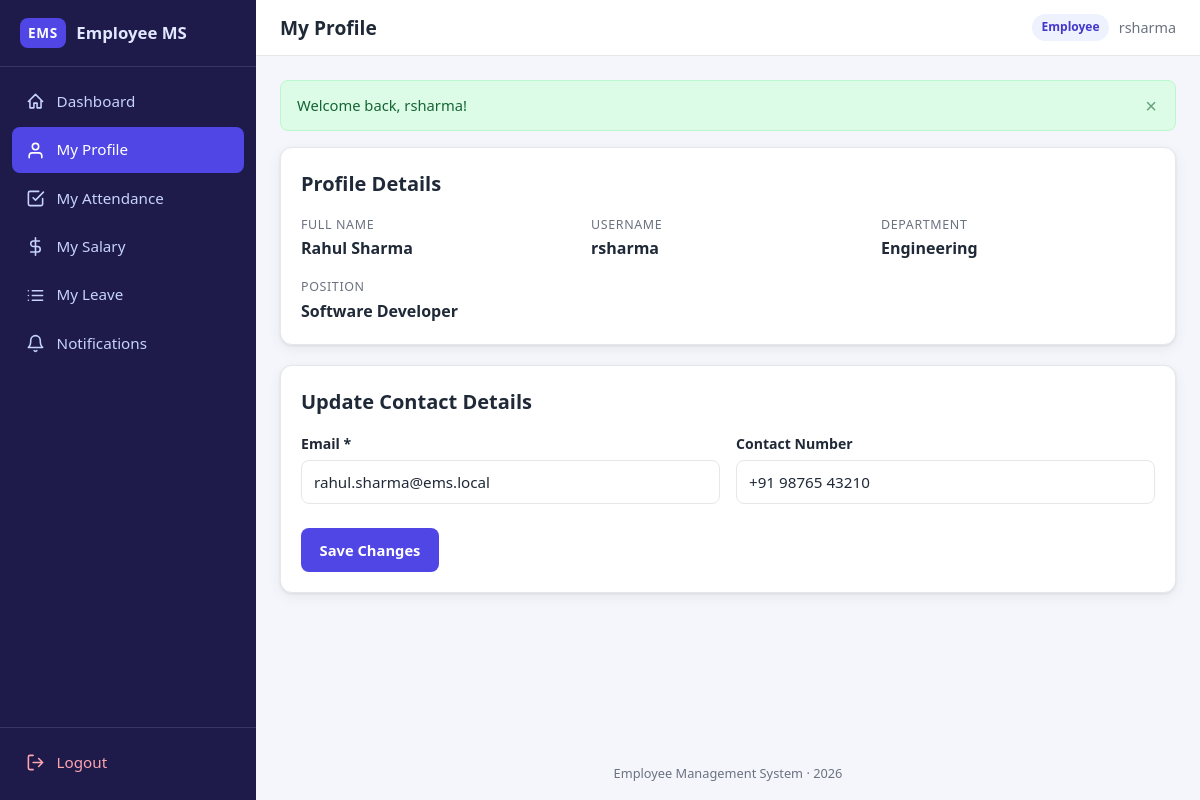
The page /employee/profile.php (signed in) on the database its author committed.
### tables this page shows
CREATE TABLE employee (
    emp_id     INT AUTO_INCREMENT PRIMARY KEY,
    name       VARCHAR(120) NOT NULL,
    email      VARCHAR(150) NOT NULL,
    contact    VARCHAR(30)  DEFAULT NULL,
    department VARCHAR(100) DEFAULT NULL,
    position   VARCHAR(100) DEFAULT NULL,
    user_id    INT NOT NULL UNIQUE,
    CONSTRAINT fk_employee_user FOREIGN KEY (user_id)
        REFERENCES users (user_id) ON DELETE CASCADE
);

CREATE TABLE users (
    user_id  INT AUTO_INCREMENT PRIMARY KEY,
    username VARCHAR(80)  NOT NULL UNIQUE,
    password VARCHAR(255) NOT NULL,
    role_id  INT NOT NULL,
    CONSTRAINT fk_users_role FOREIGN KEY (role_id)
        REFERENCES roles (role_id) ON DELETE CASCADE
);

### config.php (called while the page is built, shortened)
<?php
function e(?string $value): string
{
    return htmlspecialchars((string) $value, ENT_QUOTES, 'UTF-8');
}

### employee/profile.php (the view, shortened to what this page needs)
<?php
require_once dirname(__DIR__) . '/config.php';
$empId      = (int) ($_SESSION['emp_id'] ?? 0);
$stmt = $pdo->prepare(
    'SELECT e.*, u.username FROM employee e JOIN users u ON u.user_id = e.user_id WHERE e.emp_id = ?'
);
$stmt->execute([$empId]);
$me = $stmt->fetch();
require dirname(__DIR__) . '/includes/header.php';
?>
<div class="card">
    <div class="card-header"><h2>Profile Details</h2></div>
    <div class="detail-grid">
        <div class="detail-item">
            <div class="detail-label">Full Name</div>
            <div class="detail-value"><?= e($me['name']) ?></div>
        </div>
        <div class="detail-item">
            <div class="detail-label">Username</div>
            <div class="detail-value"><?= e($me['username']) ?></div>
        </div>
        <div class="detail-item">
            <div class="detail-label">Department</div>
            <div class="detail-value"><?= e($me['department'] ?: '—') ?></div>
        </div>
        <div class="detail-item">
            <div class="detail-label">Position</div>
            <div class="detail-value"><?= e($me['position'] ?: '—') ?></div>
        </div>
    </div>
</div>
<div class="card">
    <div class="card-header"><h2>Update Contact Details</h2></div>
    <form method="post" action="profile.php" data-validate>
        <div class="form-row">
            <div class="form-group">
                <label for="email">Email *</label>
                <input type="email" id="email" name="email" required maxlength="150" value="<?= e($me['email']) ?>">
            </div>
            <div class="form-group">
                <label for="contact">Contact Number</label>
                <input type="text" id="contact" name="contact" maxlength="30" value="<?= e($me['contact'] ?? '') ?>">
            </div>
        </div>
        <div class="form-actions">
            <button type="submit" class="btn btn-primary">Save Changes</button>
        </div>
    </form>
</div>
<?php require dirname(__DIR__) . '/includes/footer.php'; ?>

### assets/style.css (style rules this page uses)
:root { --primary: #4f46e5; --primary-dark: #4338ca; --primary-light: #eef2ff; --sidebar-bg: #1e1b4b; --sidebar-hover: #312e81; --bg: #f4f6fb; --card-bg: #ffffff; --text: #1f2937; --text-muted: #6b7280; --border: #e5e7eb; --green: #16a34a; --green-bg: #dcfce7; --red: #dc2626; --red-bg: #fee2e2; --yellow: #b45309; --yellow-bg: #fef3c7; --blue: #2563eb; --blue-bg: #dbeafe; --radius: 12px; --shadow: 0 1px 3px rgba(15, 23, 42, 0.08), 0 4px 14px rgba(15, 23, 42, 0.06); --sidebar-w: 256px; }
* { margin: 0; padding: 0; box-sizing: border-box; }
html { -webkit-text-size-adjust: 100%; }
body { font-family: "Segoe UI", system-ui, -apple-system, Roboto, "Helvetica Neue", Arial, sans-serif; background: var(--bg); color: var(--text); line-height: 1.55; min-height: 100vh; }
h2 { font-size: 1.25rem; margin-bottom: 0.75rem; }
.card { background: var(--card-bg); border: 1px solid var(--border); border-radius: var(--radius); box-shadow: var(--shadow); padding: 1.25rem; margin-bottom: 1.25rem; }
.card-header { display: flex; align-items: center; justify-content: space-between; flex-wrap: wrap; gap: 0.75rem; margin-bottom: 1rem; }
.card-header h2 { margin-bottom: 0; }
.btn { display: inline-flex; align-items: center; justify-content: center; gap: 0.4rem; min-height: 44px; padding: 0.55rem 1.1rem; border: 1px solid transparent; border-radius: 8px; font-size: 0.92rem; font-weight: 600; font-family: inherit; cursor: pointer; transition: background 0.15s ease, border-color 0.15s ease; }
.btn-primary { background: var(--primary); color: #fff; }
.form-group { margin-bottom: 1rem; }
.form-group label { display: block; font-weight: 600; font-size: 0.88rem; margin-bottom: 0.35rem; }
.form-group input, .form-group select, .form-group textarea { width: 100%; min-height: 44px; padding: 0.6rem 0.75rem; border: 1px solid var(--border); border-radius: 8px; font-size: 0.95rem; font-family: inherit; background: #fff; color: var(--text); transition: border-color 0.15s ease, box-shadow 0.15s ease; }
.form-row { display: grid; grid-template-columns: repeat(auto-fit, minmax(200px, 1fr)); gap: 1rem; }
.form-actions { display: flex; gap: 0.75rem; flex-wrap: wrap; margin-top: 0.5rem; }
.detail-grid { display: grid; grid-template-columns: repeat(auto-fit, minmax(220px, 1fr)); gap: 1rem; }
.detail-item .detail-label { font-size: 0.78rem; text-transform: uppercase; letter-spacing: 0.05em; color: var(--text-muted); margin-bottom: 0.15rem; }
.detail-item .detail-value { font-weight: 600; }

### rows shown on the page
employee: name "Rahul Sharma", user.username "rsharma", department "Engineering", position "Software Developer", email "rahul.sharma@ems.local", contact "+91 98765 43210"

### other values the page prints
$label "Dashboard"
$label "My Profile"
$label "My Attendance"
$label "My Salary"
$label "My Leave"
$label "Notifications"
$page_title "My Profile"
$role "Employee"
$_SESSION['username'] "rsharma"
$flash['message'] "Welcome back, rsharma!"
